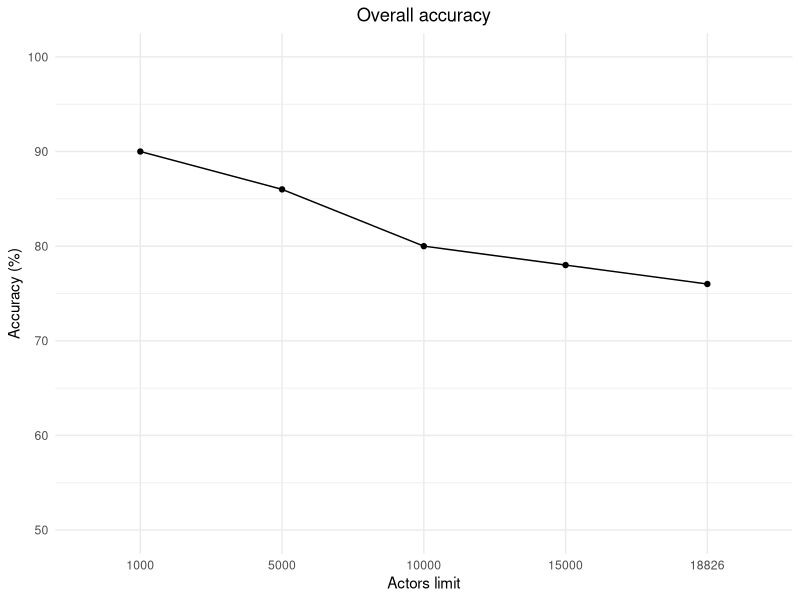
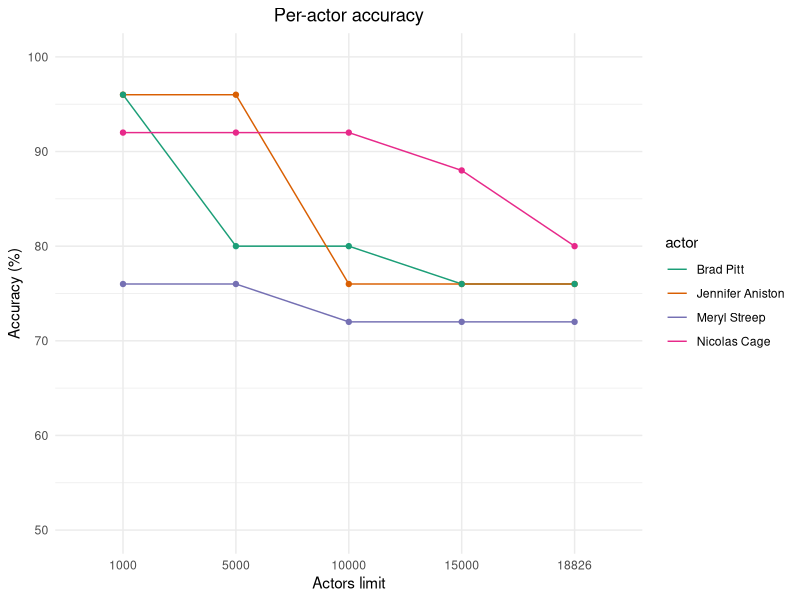

Reproduce these figures in R, in order.
## ---- chunk 1
knitr::opts_chunk$set(echo = TRUE)
library(ggplot2)
## ---- chunk 2
df <- data.frame(limit=as.character(rep(c(1000, 5000, 10000, 15000, 18826),each=4)),
                actor=rep(c("Meryl Streep","Nicolas Cage","Jennifer Aniston","Brad Pitt"), times=5),
                value=c(76,92,96,96,
                  76,92,96,80,
                  72,92,76,80,
                  72,88,76,76,
                  72,80,76,76))
df$limit <- factor(df$limit, levels = as.character(c(1000, 5000, 10000, 15000, 18826)))
avgs <- colMeans(matrix(df$value, nrow = 4, ncol = 5))
## ---- chunk 3
ggplot(mapping = aes(x=unique(df$limit), y=avgs, group=1)) +
  geom_line()+
  geom_point()+
  scale_y_continuous(limits = c(50, 100), breaks = seq(50,100,10))+
  scale_color_manual(values = c("#636363"))+
  theme_minimal() + 
  guides(colour = guide_legend(override.aes = list(shape = NA)))+
  labs(x="Actors limit", y="Accuracy (%)", title="Overall accuracy") +
  theme(plot.title = element_text(hjust = 0.5))
## ---- chunk 4
ggplot(df, aes(x=limit, y=value, group=actor)) +
  geom_line(aes(color=actor))+
  geom_point(aes(color=actor))+
  scale_y_continuous(limits = c(50, 100), breaks = seq(50,100,10))+
  scale_color_brewer(type="qual", palette = 2)+
  theme_minimal() + 
  guides(colour = guide_legend(override.aes = list(shape = NA)))+
  labs(x="Actors limit", y="Accuracy (%)", title="Per-actor accuracy") +
  theme(plot.title = element_text(hjust = 0.5))
